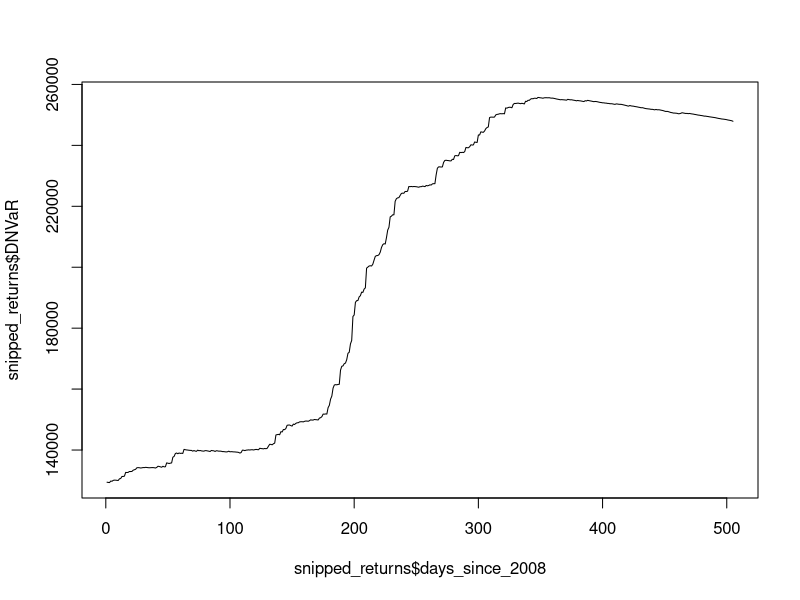

Source code (R):
require(tidyverse)
# Import csv file
returns <- read_csv("returns4symbols.2004-2018(2).csv")
returns <- tibble(returns)

# Stock Holdings
s <- 5000000
x <- 3000000
m <- 1000000
a <- 1000000

# Get 1% quantile
p <- -qnorm(0.01)

# Make table of returns from just 2008 to 2009
snipped_returns <- returns[1007:1511,]

# Initialise lists for sd's and covariances
sd_spy <- vector("list", 505)
sd_xlf <- vector("list", 505)
sd_msft <- vector("list", 505)
sd_aapl <- vector("list", 505)

# Initialise lists for covariances
cov_sx <- vector("list", 505) 
cov_sm <- vector("list", 505)
cov_sa <- vector("list", 505)
cov_xm <- vector("list", 505)
cov_xa <- vector("list", 505)
cov_ma <- vector("list", 505)

# Initialize list for DNVaR
DNVaR <- vector("list", 505)

it <- c(1:505)

# For loop to calculate the sd's and covariances
for (i in c(1:length(snipped_returns$date))){
  
  sd_spy[[i]] <- sqrt(sum(returns[1:1005+i,2]^2) / (1005 + i))

  sd_xlf[[i]] <- sqrt(sum(returns[1:1005+i,3]^2) / (1005 + i))

  sd_msft[[i]] <- sqrt(sum(returns[1:1005+i,4]^2) / (1005 + i))

  sd_aapl[[i]] <- sqrt(sum(returns[1:1005+i,5]^2) / (1005 + i))
  
  cov_sx[[i]] <- cov(returns[1:1005+i,2], returns[1:1005+i,3]) 
  cov_sm[[i]] <- cov(returns[1:1005+i,2], returns[1:1005+i,4])
  cov_sa[[i]] <- cov(returns[1:1005+i,2], returns[1:1005+i,5])
  cov_xm[[i]] <- cov(returns[1:1005+i,3], returns[1:1005+i,4])
  cov_xa[[i]] <- cov(returns[1:1005+i,3], returns[1:1005+i,5])
  cov_ma[[i]] <- cov(returns[1:1005+i,4], returns[1:1005+i,5])
  
  DNVaR[[i]] <- p * sqrt( 
                          ((s*sd_spy[[i]])^2) +  
                          ((x*sd_xlf[[i]])^2) +
                          ((m*sd_msft[[i]])^2) +
                          ((a*sd_aapl[[i]])^2) +
                          (2*s*x*cov_sx[[i]]*sd_spy[[i]]*sd_xlf[[i]]) +
                          (2*s*m*cov_sm[[i]]*sd_spy[[i]]*sd_msft[[i]]) + 
                          (2*s*a*cov_sa[[i]]*sd_spy[[i]]*sd_aapl[[i]]) +
                          (2*x*m*cov_xm[[i]]*sd_xlf[[i]]*sd_msft[[i]]) +
                          (2*x*a*cov_xa[[i]]*sd_xlf[[i]]*sd_aapl[[i]]) +
                          (2*m*a*cov_ma[[i]]*sd_msft[[i]]*sd_aapl[[i]])
                        )
}

# Coerce as double to make it easier to work with
snipped_returns$sd_spy <- as.double(sd_spy)
snipped_returns$sd_xlf <- as.double(sd_xlf)
snipped_returns$sd_msft <- as.double(sd_msft)
snipped_returns$sd_aapl <- as.double(sd_aapl)

snipped_returns$cov_sx <- as.double(cov_sx)
snipped_returns$cov_sm <- as.double(cov_sm)
snipped_returns$cov_sa <- as.double(cov_sa)
snipped_returns$cov_xm <- as.double(cov_xm)
snipped_returns$cov_xa <- as.double(cov_xa)
snipped_returns$cov_ma <- as.double(cov_ma)

snipped_returns$DNVaR <- as.double(DNVaR)

snipped_returns$days_since_2008 <- it

# Remove intermediate variables
rm(i, sd_aapl, sd_msft, sd_spy, sd_xlf, 
   cov_sx, cov_sm, cov_sa, cov_xm, cov_xa, cov_ma, DNVaR,
   s, x, m, a, p, it)

# Round off current values for neatness
round(snipped_returns$sd_spy, 6)
round(snipped_returns$sd_xlf, 6)
round(snipped_returns$sd_msft, 6)
round(snipped_returns$sd_aapl, 6)
round(snipped_returns$cov_sx, 8)
round(snipped_returns$cov_sm, 8)
round(snipped_returns$cov_sa, 8)
round(snipped_returns$cov_xm, 8)
round(snipped_returns$cov_xa, 8)
round(snipped_returns$cov_ma, 8)
round(snipped_returns$DNVaR, 2)

plot(snipped_returns$days_since_2008, snipped_returns$DNVaR, color = "blue", type = "l")
?cov.wt
